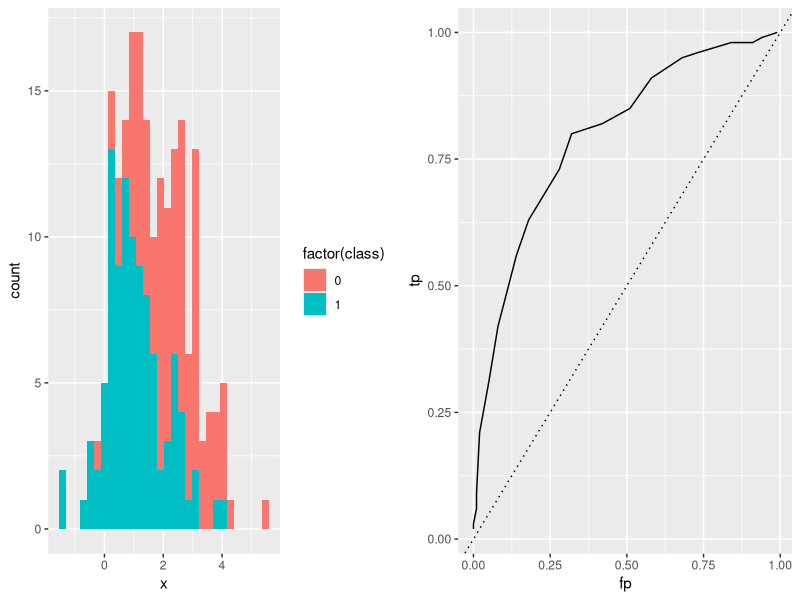

Reproduce this figure in R.
library(dplyr)
library(ggplot2)
library(gridExtra)

set.seed(1337)

x1 <- rnorm(mean = 2, sd = 1, 100)
x2 <- rnorm(mean = 1, sd = 1, 100)

df <- cbind(x = c(x1, x2), class = rep(0:1, each = 100)) %>%
        as.data.frame %>%
        tbl_df

extrema <- round(range(df$x))
thresholds <- seq(extrema[1], extrema[2], by = .25)

get_rates <- function(t){
  
  tp <- sum(df$x < t & df$class) / sum(df$class) 
  fp <- sum(df$x < t & !df$class) / sum(!df$class)
 
  c(fp = fp, tp = tp)
}

rates <- sapply(thresholds, get_rates) %>% 
        t %>% 
        as.data.frame

hist <- ggplot(df, aes(x, fill = factor(class))) + 
            geom_histogram()

roc <- ggplot(rates, aes(fp, tp)) + 
        geom_path() +
        geom_abline(slope = 1, intercept = 0, linetype = "dotted")

grid.arrange(hist, roc, ncol = 2)